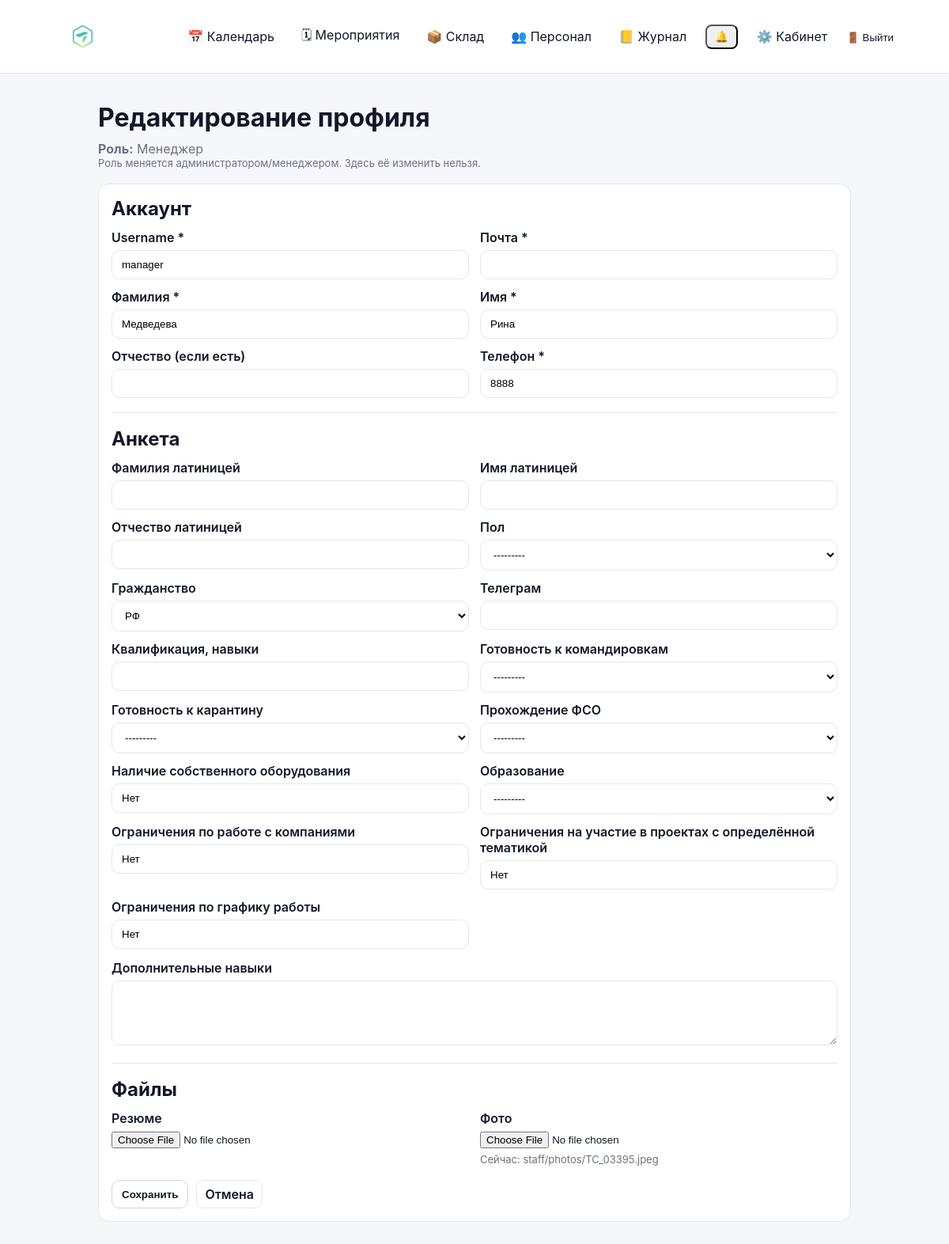
The app's page /cabinet/profile/ (signed in), older data.
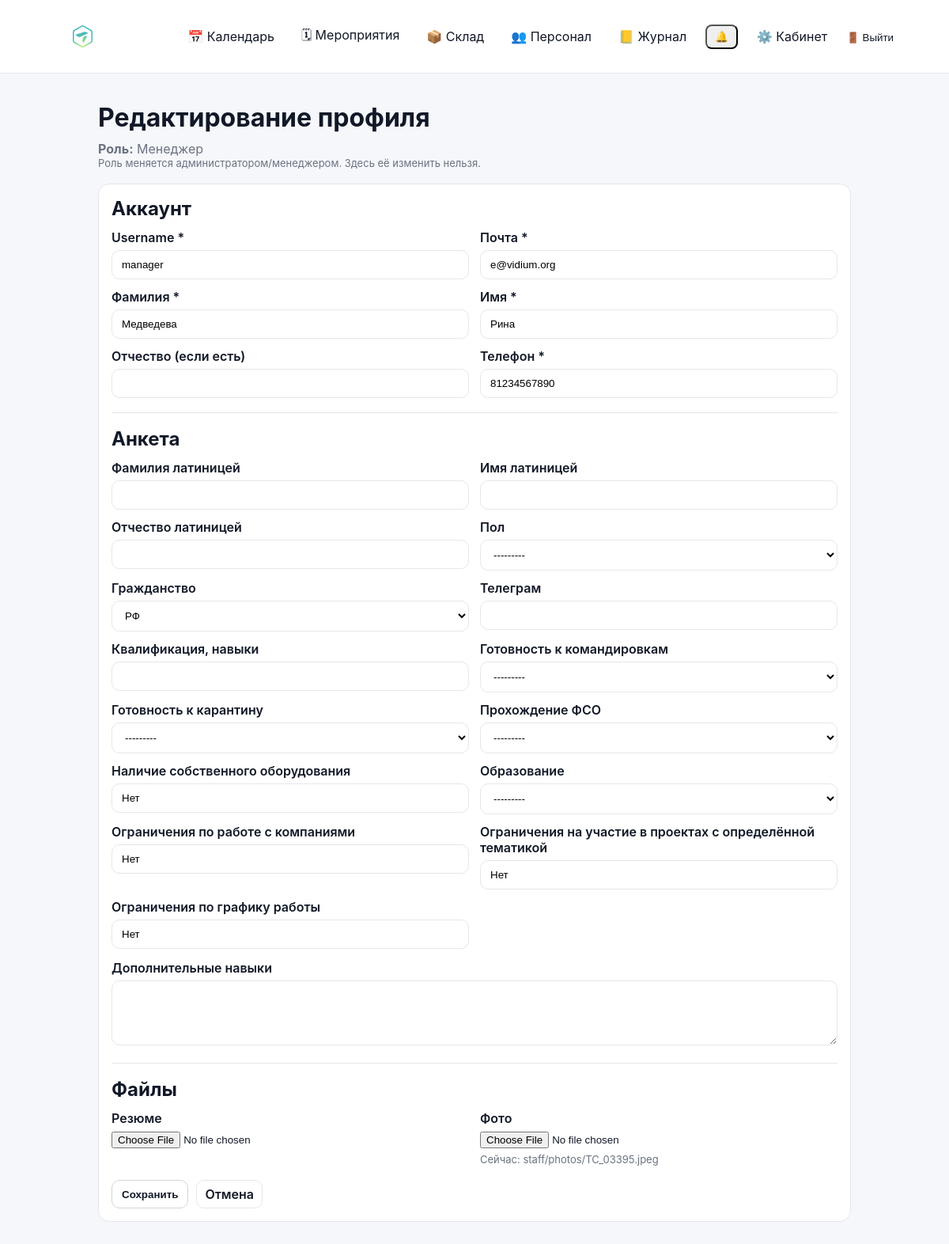
The same page, newer data.
### accounts/models.py (models this page shows, shortened)
class User(AbstractUser):
    phone = models.CharField("Телефон", max_length=30, blank=True, default="")
    patronymic = models.CharField("Отчество", max_length=150, blank=True, default="")
    class Meta(AbstractUser.Meta):
        permissions = [
            ("manage_staff", "Can manage staff (users/roles)"),
        ]

### cabinet/views.py (the view)
# urls.py: path("profile/", views.profile_edit, name="profile_edit"),
@login_required
def profile_edit(request):
    user = request.user
    if request.method == "POST":
        form = ProfileForm(request.POST, request.FILES, instance=user)
        if form.is_valid():
            form.save()
            messages.success(request, "Профиль обновлён.")
            return redirect("cabinet:dashboard")
        messages.error(request, "Проверьте форму — есть ошибки.")
    else:
        form = ProfileForm(instance=user)
    role_name, role_slug = _get_primary_role(user)
    return render(request, "cabinet/profile_edit.html", {
        "form": form,
        "role_name": role_name,
        "role_slug": role_slug,
    })

### accounts/context_processors.py (called while the page is built)
def authz_flags(request):
    user = getattr(request, "user", None)
    return {
        "can_manage_staff": can_manage_staff(user),
        "can_edit_event_card": can_edit_event_card(user),
        "can_edit_event_equipment": can_edit_event_equipment(user),
        "can_edit_inventory": can_edit_inventory(user),
        "can_view_stock": can_view_stock(user),
    }

### accounts/permissions.py (called while the page is built)
def _ok(user) -> bool:
    return bool(user and user.is_authenticated)

def is_super(user) -> bool:
    return bool(_ok(user) and getattr(user, "is_superuser", False))

def can_manage_staff(user) -> bool:
    return is_super(user) or (_ok(user) and user.has_perm("accounts.manage_staff"))

def can_edit_inventory(user) -> bool:
    return is_super(user) or (_ok(user) and user.has_perm("inventory.manage_inventory"))

def can_view_stock(user) -> bool:
    return is_super(user) or (_ok(user) and (user.has_perm("inventory.manage_inventory") or user.has_perm("events.edit_event_card")))

def can_edit_event_card(user) -> bool:
    return is_super(user) or (_ok(user) and user.has_perm("events.edit_event_card"))

### cabinet/templates/cabinet/profile_edit.html (shortened to what the changed rows need)
{% extends "base.html" %}
{% block content %}
<div style="max-width: 980px; margin: 0 auto; padding: 18px 14px;">
  <h1 style="margin: 0 0 10px;">Редактирование профиля</h1>
  <form method="post" enctype="multipart/form-data"
        style="border:1px solid #e5e7eb; border-radius:14px; padding:16px; background:#fff;">
    <h2 style="margin: 0 0 12px;">Аккаунт</h2>
    <div style="display:grid; grid-template-columns: 1fr 1fr; gap: 12px 14px;">
      <div>
        <label style="display:block; font-weight:600; margin-bottom:6px;">{{ form.username.label }}</label>
        {{ form.username }}
      </div>
      <div>
        <label style="display:block; font-weight:600; margin-bottom:6px;">{{ form.email.label }}</label>
        {{ form.email }}
      </div>
      <div>
        <label style="display:block; font-weight:600; margin-bottom:6px;">{{ form.last_name.label }}</label>
        {{ form.last_name }}
      </div>
      <div>
        <label style="display:block; font-weight:600; margin-bottom:6px;">{{ form.first_name.label }}</label>
        {{ form.first_name }}
      </div>
      <div>
        <label style="display:block; font-weight:600; margin-bottom:6px;">{{ form.phone.label }}</label>
        {{ form.phone }}
      </div>
    </div>
    <h2 style="margin: 0 0 12px;">Анкета</h2>
    <h2 style="margin: 0 0 12px;">Файлы</h2>
  </form>
</div>
{% endblock %}

Row changes from the older to the newer data that the page shows:
changed User "manager": email (not shown) → "e@vidium.org"; phone "8888" → "81234567890"
